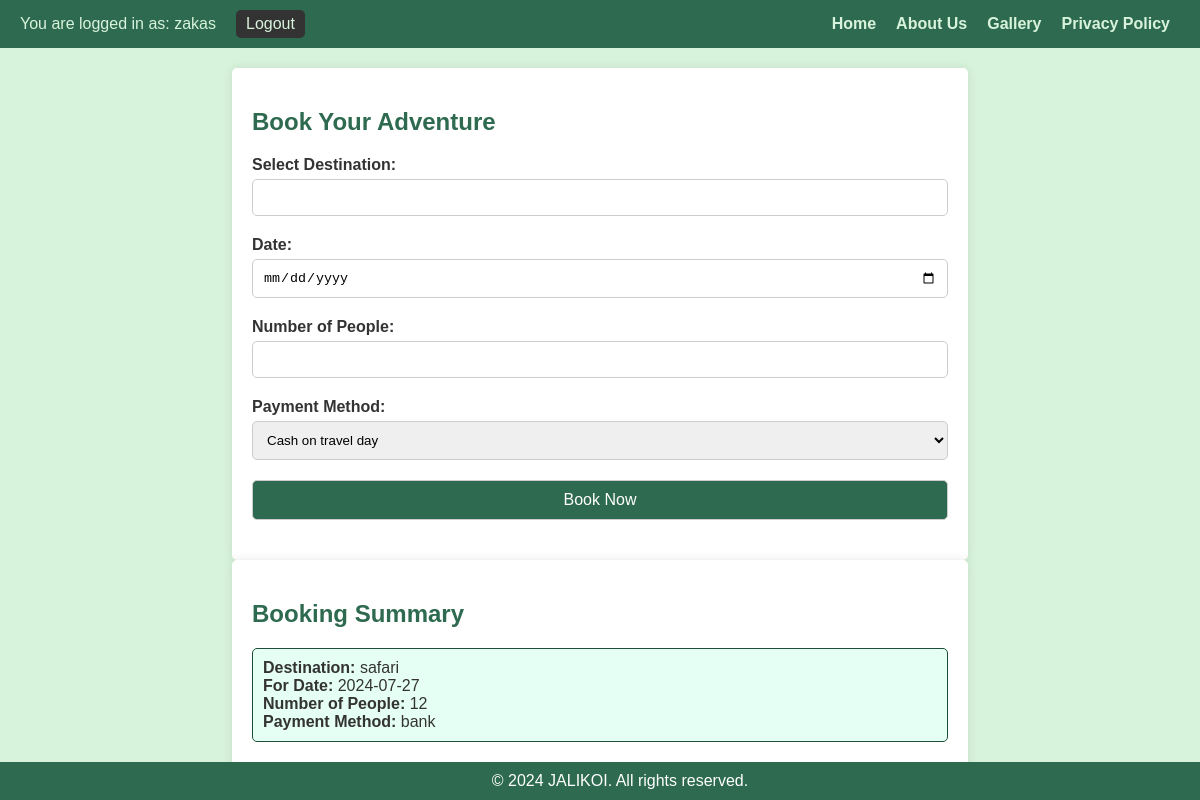
/Tourism/booking/booking.php (signed in), run on an earlier commit of the app's database.
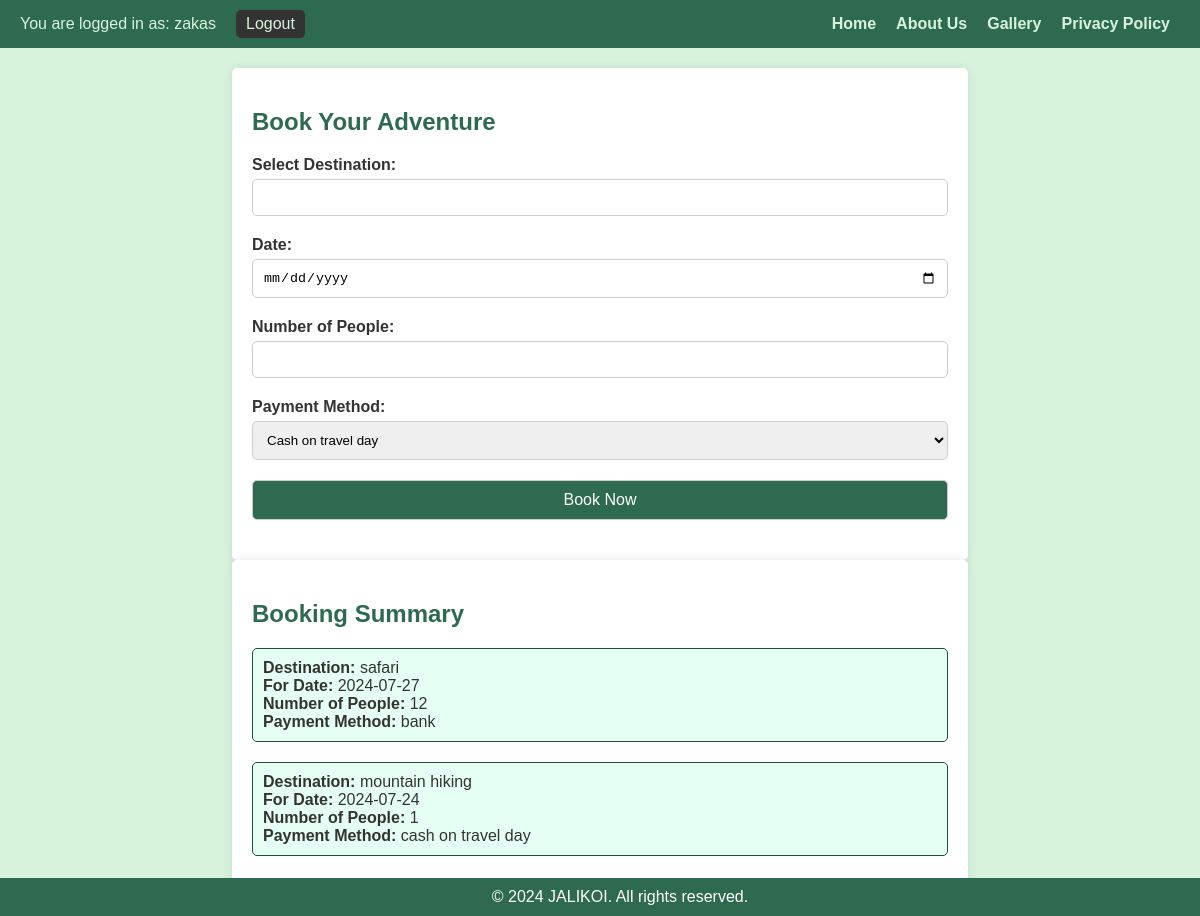
And on a later commit of the database.
### tables this page shows
CREATE TABLE `bookings` (
  `booking_id` int(11) NOT NULL,
  `user_id` int(11) DEFAULT NULL,
  `destination_id` int(11) DEFAULT NULL,
  `booking_date` date DEFAULT NULL,
  `people` int(11) NOT NULL,
  `payment` varchar(50) NOT NULL,
  `status` varchar(50) DEFAULT NULL
);

CREATE TABLE `destinations` (
  `destination_id` int(11) NOT NULL,
  `name` varchar(100) DEFAULT NULL,
  `description` text DEFAULT NULL,
  `image_path` varchar(255) DEFAULT NULL,
  `location` varchar(100) DEFAULT NULL,
  `distance` float DEFAULT NULL,
  `towns` text DEFAULT NULL,
  `cost` int(11) DEFAULT NULL
);

### Tourism/booking/booking.php (the view, shortened to what this page needs)
<?php
$servername = "localhost";
$username = "root";
$password = "";
$dbname = "tourism";
$conn = new mysqli($servername, $username, $password, $dbname, 3306, '/opt/lampp/var/mysql/mysql.sock');
$user_id = $_SESSION['user_id'];
$sql = "SELECT b.booking_date, b.people, b.payment, d.name AS destination_name
        FROM bookings b
        JOIN destinations d ON b.destination_id = d.destination_id
        WHERE b.user_id = ?";$stmt = $conn->prepare($sql);
$stmt->bind_param("i", $user_id);
$stmt->execute();
$result = $stmt->get_result();
$bookings = $result->fetch_all(MYSQLI_ASSOC);
?>
<!DOCTYPE html>
<html lang="en">
<head>
    <link rel="stylesheet" href="booking.css">
</head>
<body>
    <header>
        <div class="user-info">
            <p>You are logged in as: <?php echo $_SESSION['user_name']; ?></p>
            <a href="../logout.php">Logout</a>
        </div>
        <nav>
            <ul>
                <li><a href="../homepage/home.html">Home</a></li>
                <li><a href="../about-us/about-us.html">About Us</a></li>
                <li><a href="../all-destinations/all-destinations.html">Gallery</a></li>
                <li><a href="../privacy/privacy.html">Privacy Policy</a></li>
            </ul>
        </nav>
    </header>
    <main>
        <section class="booking-form">
            <h1>Book Your Adventure</h1>
            <form action="../confirm_booking.php" method="post">
                <label for="destination">Select Destination:</label>
                <input list="destinationList" id="destination" name="destination" oninput="fetchDestinations()" autocomplete="off">
                <label for="date">Date:</label>
                <input type="date" id="date" name="date" required>
                <label for="people">Number of People:</label>
                <input type="number" id="people" name="people" min="1" required>
                <label for="payment">Payment Method:</label>
                <select id="payment" name="payment">
                    <option value="cash on travel day">Cash on travel day</option>
                </select>
                <button type="submit">Book Now</button>
            </form>
        </section>
        <section class="booking-summary">
            <h2>Booking Summary</h2>
            <?php if (!empty($bookings)): ?>
                <ul>
                    <?php foreach ($bookings as $booking): ?>
                        <li class="booking-item">
                            <strong>Destination:</strong> <?php echo htmlspecialchars($booking['destination_name']); ?><br>
                            <strong> For Date:</strong> <?php echo htmlspecialchars($booking['booking_date']); ?><br>
                            <strong>Number of People:</strong> <?php echo htmlspecialchars($booking['people']); ?><br>
                            <strong>Payment Method:</strong> <?php echo htmlspecialchars($booking['payment']); ?>
                        </li>
                    <?php endforeach; ?>
                </ul>
            <?php else: ?>
                <p>No bookings found.</p>
            <?php endif; ?>
        </section>
    </main>
    <footer>
        <p>&copy; 2024 JALIKOI. All rights reserved.</p>
    </footer>
</body>
</html>

### Tourism/booking/booking.css (style rules this page uses)
body { font-family: Arial, sans-serif; margin: 0; padding: 0; background-color:#d8f3dc; color: #333; }
header { background-color: #2d6a4f; color:#d8f3dc; padding: 10px 20px; display: flex; justify-content: space-between; align-items: center; }
header .user-info { display: flex; align-items: center; }
header .user-info p { margin: 0; margin-right: 20px; }
header .user-info a { color: #d8f3dc; text-decoration: none; padding: 5px 10px; background-color: #333; border-radius: 5px; }
nav ul { list-style: none; padding: 0; margin: 0; display: flex; }
nav ul li { margin: 0 10px; }
nav ul li a { color: #d8f3dc; text-decoration: none; font-weight: bold; }
main { padding: 20px; }
h1, h2 { color: #2d6a4f; }
section.booking-form { background-color: white; padding: 20px; margin-bottom: 200px; margin: auto; border-radius: 5px; box-shadow: 0 0 10px rgba(0, 0, 0, 0.1); max-width: 60%; }
section.booking-form form { display: flex; flex-direction: column; }
section.booking-form form label { margin-bottom: 5px; font-weight: bold; }
section.booking-form form input, section.booking-form form select, section.booking-form form button { padding: 10px; margin-bottom: 20px; border: 1px solid #ccc; border-radius: 5px; }
section.booking-form form button { background-color: #2d6a4f; color: white; font-size: 16px; cursor: pointer; transition: background-color 0.3s; }
section.booking-summary { background-color: white; padding: 20px; max-width: 60%; margin: auto; border-radius: 5px; box-shadow: 0 0 10px rgba(0, 0, 0, 0.1); }
.booking-summary ul { padding: 0; list-style-type: none; }
.booking-item { margin-bottom: 20px; padding: 10px; border: 1px solid #1b4f37; border-radius: 5px; background-color: #e6fff4; }
footer { background-color: #2d6a4f; color: white; text-align: center; padding: 10px 20px; position: fixed; bottom: 0; width: 100%; }
footer p { margin: 0; }

What changed in the data, as far as the page shows it:
added bookings: destination.name "mountain hiking", booking_date "2024-07-24", people "1", payment "cash on travel day"
